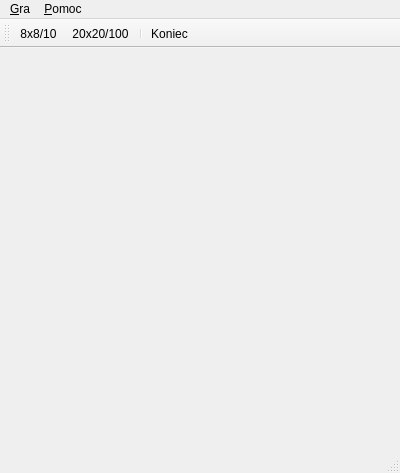
<?xml version="1.0" encoding="UTF-8"?>
<ui version="4.0">
 <class>MainWindow</class>
 <widget class="QMainWindow" name="MainWindow">
  <property name="geometry">
   <rect>
    <x>0</x>
    <y>0</y>
    <width>400</width>
    <height>473</height>
   </rect>
  </property>
  <property name="windowTitle">
   <string>Saper myli się tylko raz</string>
  </property>
  <widget class="MyWidget" name="centralWidget">
   <property name="minimumSize">
    <size>
     <width>400</width>
     <height>400</height>
    </size>
   </property>
  </widget>
  <widget class="QMenuBar" name="menuBar">
   <property name="geometry">
    <rect>
     <x>0</x>
     <y>0</y>
     <width>400</width>
     <height>21</height>
    </rect>
   </property>
   <widget class="QMenu" name="menu_Gra">
    <property name="title">
     <string>&amp;Gra</string>
    </property>
    <widget class="QMenu" name="menu_Plansza">
     <property name="title">
      <string>&amp;Plansza</string>
     </property>
     <addaction name="action8x8"/>
     <addaction name="action20x20"/>
    </widget>
    <addaction name="menu_Plansza"/>
    <addaction name="separator"/>
    <addaction name="action_Koniec"/>
   </widget>
   <widget class="QMenu" name="menu_Pomoc">
    <property name="title">
     <string>&amp;Pomoc</string>
    </property>
    <addaction name="action_O_programie"/>
    <addaction name="actionO_Qt"/>
   </widget>
   <addaction name="menu_Gra"/>
   <addaction name="menu_Pomoc"/>
  </widget>
  <widget class="QToolBar" name="mainToolBar">
   <attribute name="toolBarArea">
    <enum>TopToolBarArea</enum>
   </attribute>
   <attribute name="toolBarBreak">
    <bool>false</bool>
   </attribute>
   <addaction name="action8x8"/>
   <addaction name="action20x20"/>
   <addaction name="separator"/>
   <addaction name="action_Koniec"/>
  </widget>
  <widget class="QStatusBar" name="statusBar"/>
  <action name="action_O_programie">
   <property name="text">
    <string>&amp;O programie</string>
   </property>
   <property name="shortcut">
    <string>F1</string>
   </property>
  </action>
  <action name="action_Graj_Pauza">
   <property name="checkable">
    <bool>true</bool>
   </property>
   <property name="icon">
    <iconset resource="zasoby.qrc">
     <normaloff>:/img/player_play.png</normaloff>
     <normalon>:/img/player_pause.png</normalon>:/img/player_play.png</iconset>
   </property>
   <property name="text">
    <string>&amp;Graj</string>
   </property>
   <property name="shortcut">
    <string>Esc</string>
   </property>
  </action>
  <action name="action_Koniec">
   <property name="icon">
    <iconset resource="zasoby.qrc">
     <normaloff>:/img/exit.png</normaloff>:/img/exit.png</iconset>
   </property>
   <property name="text">
    <string>&amp;Koniec</string>
   </property>
   <property name="shortcut">
    <string>Ctrl+W</string>
   </property>
  </action>
  <action name="action8x8">
   <property name="icon">
    <iconset resource="zasoby.qrc">
     <normaloff>:/img/8.png</normaloff>:/img/8.png</iconset>
   </property>
   <property name="text">
    <string>8x8/10</string>
   </property>
   <property name="shortcut">
    <string>Ctrl+1</string>
   </property>
  </action>
  <action name="action20x20">
   <property name="icon">
    <iconset resource="zasoby.qrc">
     <normaloff>:/img/20.png</normaloff>:/img/20.png</iconset>
   </property>
   <property name="text">
    <string>20x20/100</string>
   </property>
   <property name="toolTip">
    <string>20x20/100</string>
   </property>
   <property name="shortcut">
    <string>Ctrl+2</string>
   </property>
  </action>
  <action name="actionO_Qt">
   <property name="text">
    <string>O &amp;Qt</string>
   </property>
   <property name="shortcut">
    <string>Ctrl+F1</string>
   </property>
  </action>
 </widget>
 <layoutdefault spacing="6" margin="11"/>
 <customwidgets>
  <customwidget>
   <class>MyWidget</class>
   <extends>QWidget</extends>
   <header>mywidget.h</header>
   <container>1</container>
  </customwidget>
 </customwidgets>
 <resources>
  <include location="zasoby.qrc"/>
 </resources>
 <connections/>
</ui>
